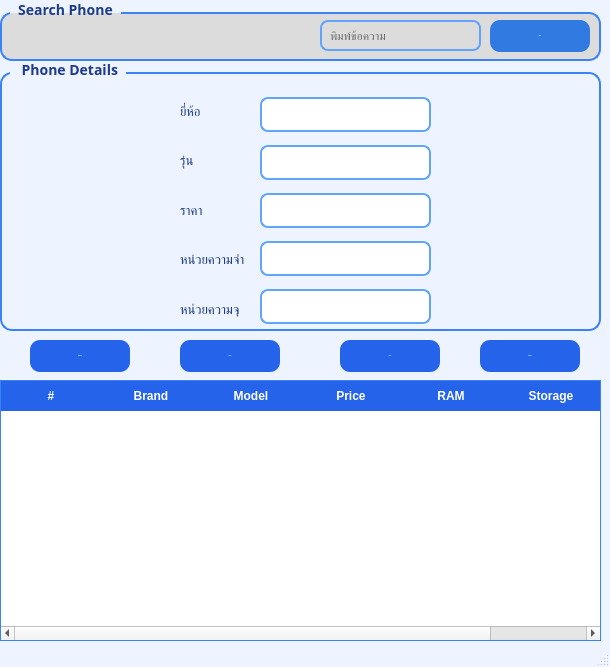
<?xml version="1.0" encoding="UTF-8"?>
<ui version="4.0">
 <class>MainWindow</class>
 <widget class="QMainWindow" name="MainWindow">
  <property name="geometry">
   <rect>
    <x>0</x>
    <y>0</y>
    <width>610</width>
    <height>667</height>
   </rect>
  </property>
  <property name="font">
   <font>
    <family>Nunito</family>
    <italic>false</italic>
   </font>
  </property>
  <property name="windowTitle">
   <string>Phone Management System</string>
  </property>
  <property name="styleSheet">
   <string notr="true">QMainWindow {
    background-color: #eef4ff;
}

/* กล่อง */
QGroupBox {
    border: 2px solid #3b82f6;
    border-radius: 12px;
    margin-top: 12px;
    font-size: 14px;
    font-weight: bold;
    color: #1e3a8a;
}

QGroupBox::title {
    subcontrol-origin: margin;
    left: 10px;
    padding: 0 6px;
}

/* ข้อความ */
QLabel {
    color: #1e3a8a;
    font-size: 13px;
}

/* ช่องกรอกข้อมูล */
QLineEdit {
    background-color: white;
    border: 2px solid #60a5fa;
    border-radius: 8px;
    padding: 6px;
    color: black;
}

QLineEdit:focus {
    border: 2px solid #2563eb;
}

/* ปุ่ม */
QPushButton {
    background-color: #2563eb;
    color: white;
    border-radius: 10px;
    padding: 6px;
    font-weight: bold;
}

QPushButton:hover {
    background-color: #3b82f6;
}

QPushButton:pressed {
    background-color: #1d4ed8;
}

/* ตาราง */
QTableWidget {
    background-color: white;
    color: black;
    border: 1px solid #3b82f6;
    gridline-color: #cbd5e1;
}

/* ข้อมูลในตาราง */
QTableWidget::item {
    color: black;
}

/* เวลาเลือกแถว */
QTableWidget::item:selected {
    background-color: #2563eb;
    color: white;
}

/* หัวตาราง */
QHeaderView::section {
    background-color: #2563eb;
    color: white;
    padding: 6px;
    font-weight: bold;
    border: none;
}</string>
  </property>
  <widget class="QWidget" name="centralwidget">
   <widget class="QTableWidget" name="tb_phone">
    <property name="geometry">
     <rect>
      <x>0</x>
      <y>380</y>
      <width>601</width>
      <height>261</height>
     </rect>
    </property>
    <property name="font">
     <font>
      <family>Nunito</family>
     </font>
    </property>
    <attribute name="verticalHeaderVisible">
     <bool>false</bool>
    </attribute>
    <column>
     <property name="text">
      <string>#</string>
     </property>
    </column>
    <column>
     <property name="text">
      <string>Brand</string>
     </property>
    </column>
    <column>
     <property name="text">
      <string>Model</string>
     </property>
    </column>
    <column>
     <property name="text">
      <string>Price</string>
     </property>
    </column>
    <column>
     <property name="text">
      <string>RAM</string>
     </property>
    </column>
    <column>
     <property name="text">
      <string>Storage</string>
     </property>
    </column>
   </widget>
   <widget class="QPushButton" name="btn_add">
    <property name="geometry">
     <rect>
      <x>30</x>
      <y>340</y>
      <width>100</width>
      <height>32</height>
     </rect>
    </property>
    <property name="font">
     <font>
      <family>Nunito</family>
      <pointsize>-1</pointsize>
      <bold>true</bold>
     </font>
    </property>
    <property name="text">
     <string>เพิ่มข้อมูล</string>
    </property>
    <property name="icon">
     <iconset>
      <normaloff>../../Downloads/add (1).png</normaloff>../../Downloads/add (1).png</iconset>
    </property>
   </widget>
   <widget class="QPushButton" name="btn_update">
    <property name="geometry">
     <rect>
      <x>180</x>
      <y>340</y>
      <width>100</width>
      <height>32</height>
     </rect>
    </property>
    <property name="font">
     <font>
      <family>Nunito</family>
      <pointsize>-1</pointsize>
      <bold>true</bold>
     </font>
    </property>
    <property name="text">
     <string>อัปเดต</string>
    </property>
    <property name="icon">
     <iconset>
      <normaloff>../../Downloads/edit.png</normaloff>../../Downloads/edit.png</iconset>
    </property>
   </widget>
   <widget class="QPushButton" name="btn_clear">
    <property name="geometry">
     <rect>
      <x>340</x>
      <y>340</y>
      <width>100</width>
      <height>32</height>
     </rect>
    </property>
    <property name="font">
     <font>
      <family>Nunito</family>
      <pointsize>-1</pointsize>
      <bold>true</bold>
     </font>
    </property>
    <property name="text">
     <string>เคลียร์</string>
    </property>
    <property name="icon">
     <iconset>
      <normaloff>../../Downloads/broom.png</normaloff>../../Downloads/broom.png</iconset>
    </property>
   </widget>
   <widget class="QPushButton" name="btn_delete">
    <property name="geometry">
     <rect>
      <x>480</x>
      <y>340</y>
      <width>100</width>
      <height>32</height>
     </rect>
    </property>
    <property name="font">
     <font>
      <family>Nunito</family>
      <pointsize>-1</pointsize>
      <bold>true</bold>
     </font>
    </property>
    <property name="text">
     <string>ลบข้อมูล</string>
    </property>
    <property name="icon">
     <iconset>
      <normaloff>../../Downloads/delete (1).png</normaloff>../../Downloads/delete (1).png</iconset>
    </property>
   </widget>
   <widget class="QGroupBox" name="groupBox">
    <property name="geometry">
     <rect>
      <x>0</x>
      <y>0</y>
      <width>601</width>
      <height>61</height>
     </rect>
    </property>
    <property name="font">
     <font>
      <family>Nunito</family>
      <pointsize>-1</pointsize>
      <bold>true</bold>
     </font>
    </property>
    <property name="styleSheet">
     <string notr="true">background-color: rgb(220,220,220);</string>
    </property>
    <property name="title">
     <string>Search Phone</string>
    </property>
    <widget class="QPushButton" name="btn_search">
     <property name="geometry">
      <rect>
       <x>490</x>
       <y>20</y>
       <width>100</width>
       <height>32</height>
      </rect>
     </property>
     <property name="font">
      <font>
       <family>Nunito</family>
       <pointsize>-1</pointsize>
       <bold>true</bold>
      </font>
     </property>
     <property name="styleSheet">
      <string notr="true">background-color: rgb(49, 122, 226);</string>
     </property>
     <property name="text">
      <string>ค้นหา</string>
     </property>
     <property name="icon">
      <iconset>
       <normaloff>../../Downloads/loupe.png</normaloff>../../Downloads/loupe.png</iconset>
     </property>
    </widget>
    <widget class="QLineEdit" name="txt_search">
     <property name="geometry">
      <rect>
       <x>320</x>
       <y>20</y>
       <width>161</width>
       <height>31</height>
      </rect>
     </property>
     <property name="font">
      <font>
       <family>Nunito</family>
      </font>
     </property>
     <property name="placeholderText">
      <string>พิมพ์ข้อความ</string>
     </property>
    </widget>
   </widget>
   <widget class="QGroupBox" name="groupBox_2">
    <property name="geometry">
     <rect>
      <x>0</x>
      <y>60</y>
      <width>601</width>
      <height>271</height>
     </rect>
    </property>
    <property name="font">
     <font>
      <family>Nunito</family>
      <pointsize>-1</pointsize>
      <bold>true</bold>
     </font>
    </property>
    <property name="styleSheet">
     <string notr="true"/>
    </property>
    <property name="title">
     <string> Phone Details</string>
    </property>
    <widget class="QWidget" name="layoutWidget">
     <property name="geometry">
      <rect>
       <x>180</x>
       <y>30</y>
       <width>82</width>
       <height>241</height>
      </rect>
     </property>
     <layout class="QVBoxLayout" name="verticalLayout">
      <item>
       <widget class="QLabel" name="txt_brand2">
        <property name="font">
         <font>
          <family>Nunito</family>
          <pointsize>-1</pointsize>
         </font>
        </property>
        <property name="text">
         <string>ยี่ห้อ</string>
        </property>
       </widget>
      </item>
      <item>
       <widget class="QLabel" name="txt_model2">
        <property name="font">
         <font>
          <family>Nunito</family>
          <pointsize>-1</pointsize>
         </font>
        </property>
        <property name="text">
         <string>รุ่น</string>
        </property>
       </widget>
      </item>
      <item>
       <widget class="QLabel" name="txt_price2">
        <property name="font">
         <font>
          <family>Nunito</family>
          <pointsize>-1</pointsize>
         </font>
        </property>
        <property name="text">
         <string>ราคา</string>
        </property>
       </widget>
      </item>
      <item>
       <widget class="QLabel" name="txt_ram2">
        <property name="font">
         <font>
          <family>Nunito</family>
          <pointsize>-1</pointsize>
         </font>
        </property>
        <property name="text">
         <string>หน่วยความจำ</string>
        </property>
       </widget>
      </item>
      <item>
       <widget class="QLabel" name="txt_storage2">
        <property name="font">
         <font>
          <family>Nunito</family>
          <pointsize>-1</pointsize>
         </font>
        </property>
        <property name="text">
         <string>หน่วยความจุ</string>
        </property>
       </widget>
      </item>
     </layout>
    </widget>
    <widget class="QWidget" name="layoutWidget">
     <property name="geometry">
      <rect>
       <x>260</x>
       <y>30</y>
       <width>171</width>
       <height>241</height>
      </rect>
     </property>
     <layout class="QVBoxLayout" name="verticalLayout_2">
      <item>
       <widget class="QLineEdit" name="txt_brand">
        <property name="font">
         <font>
          <family>Nunito</family>
         </font>
        </property>
       </widget>
      </item>
      <item>
       <widget class="QLineEdit" name="txt_model">
        <property name="font">
         <font>
          <family>Nunito</family>
         </font>
        </property>
       </widget>
      </item>
      <item>
       <widget class="QLineEdit" name="txt_price">
        <property name="font">
         <font>
          <family>Nunito</family>
         </font>
        </property>
       </widget>
      </item>
      <item>
       <widget class="QLineEdit" name="txt_ram">
        <property name="font">
         <font>
          <family>Nunito</family>
         </font>
        </property>
       </widget>
      </item>
      <item>
       <widget class="QLineEdit" name="txt_storage">
        <property name="font">
         <font>
          <family>Nunito</family>
         </font>
        </property>
       </widget>
      </item>
     </layout>
    </widget>
   </widget>
  </widget>
  <widget class="QMenuBar" name="menubar">
   <property name="geometry">
    <rect>
     <x>0</x>
     <y>0</y>
     <width>610</width>
     <height>33</height>
    </rect>
   </property>
  </widget>
  <widget class="QStatusBar" name="statusbar"/>
 </widget>
 <resources/>
 <connections/>
</ui>
